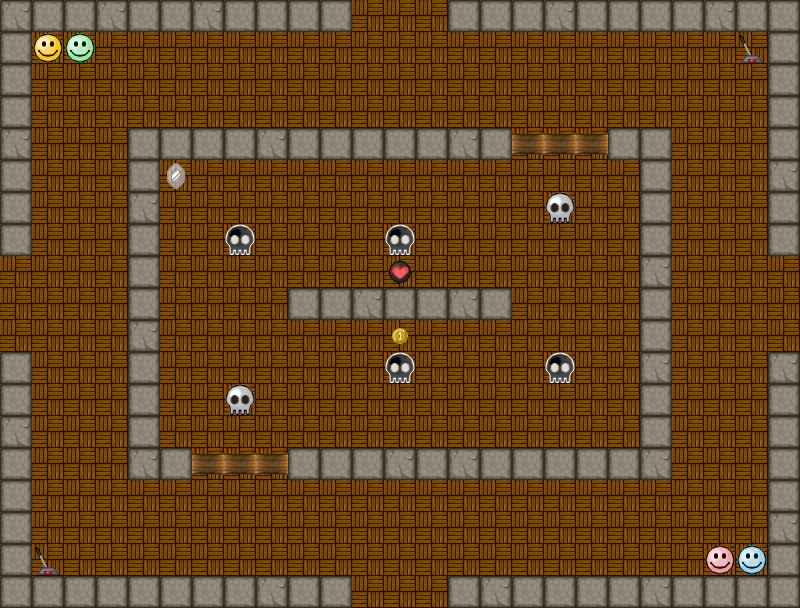

Rendered tile map (Tiled .tmx) drawn with the repository's tilesets; below, a short description and the map source with its tile grids summarised:
An orthogonal 25x19 tile map with 32x32 px tiles, 2 tile layers (background, map), 2 tilesets and 2 objects.

<map version="1.0" orientation="orthogonal" renderorder="right-down" width="25" height="19" tilewidth="32" tileheight="32" nextobjectid="3">
 <properties>
  <property name="type" value="classic" />
 </properties>
 <tileset firstgid="1" name="Sprite" tilewidth="32" tileheight="32" tilecount="64" columns="8">
  <image source="../../tileset/sprite.png" width="256" height="256" />
 </tileset>
 <tileset firstgid="65" name="Background" tilewidth="32" tileheight="32" tilecount="64" columns="8">
  <image source="../../tileset/background.png" width="256" height="256" />
 </tileset>
 <layer name="background" width="25" height="19">
  <data>[475 cells, 475 non-empty, 1 distinct tile ids]</data>
 </layer>
 <layer name="map" width="25" height="19">
  <data>[475 cells, 146 non-empty, 13 distinct tile ids]</data>
 </layer>
 <objectgroup name="switches">
  <object id="1" x="748" y="47">
   <polyline points="0,0 -153,99 -188,92 -222,99" />
  </object>
  <object id="2" x="48" y="567">
   <polyline points="0,0 160,-106 193,-99 229,-108" />
  </object>
 </objectgroup>
</map>
